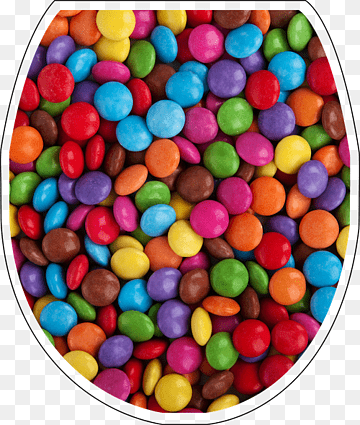
#> input picture smarties.png, 360 x 425 px
$ python sample16_OBJECT_DETECTION_AND_OBJECT_TRACKING_USING_HSV_COLOR_SPACE.py
#> lines starting #> are read from the running program, lines starting #| are printed output that depends on the picture; after the words box and inside, x2 and y2 are one past the last pixel; in counts of white or black regions, pixels touching at a corner belong together
import cv2
import numpy as np

def nothing(x):
    pass

cv2.namedWindow("tracking")

cv2.createTrackbar('LH', 'tracking', 0, 255, nothing)
#> slider 'LH' is set to 51
cv2.createTrackbar('LS', 'tracking', 0, 255, nothing)
#> slider 'LS' is set to 51
cv2.createTrackbar('LV', 'tracking', 0, 255, nothing)
#> slider 'LV' is set to 51

cv2.createTrackbar('UH', 'tracking', 255, 255, nothing)
cv2.createTrackbar('US', 'tracking', 255, 255, nothing)
cv2.createTrackbar('UV', 'tracking', 255, 255, nothing)

frame = cv2.imread('smarties.png')
#> frame is the input picture: shape (425, 360, 3); mean B, G, R 109.2, 113.5, 150.2

if frame is None:
    print("Error: Image not found. Please make sure 'smarties.png' exists in the folder.")
    exit()

while True:
    hsv = cv2.cvtColor(frame, cv2.COLOR_BGR2HSV)
#> hsv: shape (425, 360, 3); mean H, S, V 66.2, 150.7, 172.7


    l_h = cv2.getTrackbarPos('LH', 'tracking')
    l_s = cv2.getTrackbarPos('LS', 'tracking')
    l_v = cv2.getTrackbarPos('LV', 'tracking')
    u_h = cv2.getTrackbarPos('UH', 'tracking')
    u_s = cv2.getTrackbarPos('US', 'tracking')
    u_v = cv2.getTrackbarPos('UV', 'tracking')

    lower_bound = np.array([l_h, l_s, l_v])
    upper_bound = np.array([u_h, u_s, u_v])

    mask = cv2.inRange(hsv, lower_bound, upper_bound)
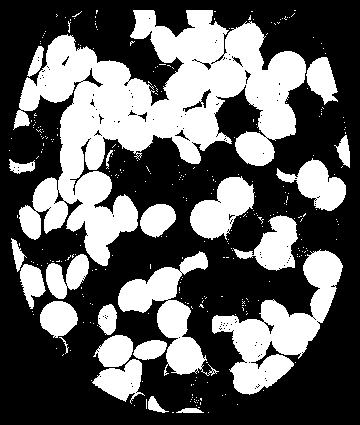
#> mask: shape (425, 360); 37.8% white; 317 white regions (294 under 20 px), largest, box (x1, y1, x2, y2) and area: (13, 10, 306, 266) 30926, (212, 249, 343, 395) 6973, (118, 251, 219, 376) 4327
    result = cv2.bitwise_and(frame, frame, mask=mask)
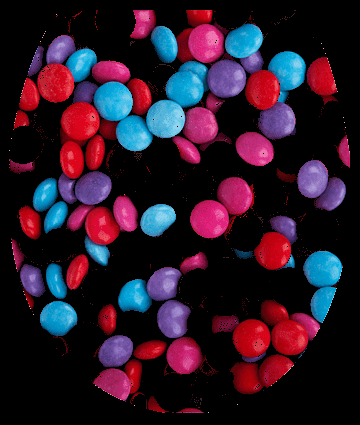
#> result: shape (425, 360, 3); mean B, G, R 40.9, 24.7, 45.2

    cv2.imshow('frame', frame)
    cv2.imshow('mask', mask)
    cv2.imshow('result', result)

    if cv2.waitKey(1) & 0xFF == 27:
#> (key Esc is pressed here)
        break

cv2.destroyAllWindows()
